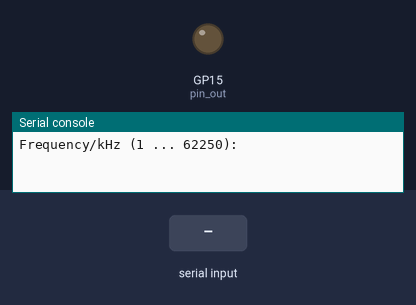
The program below on a simulated Raspberry Pi Pico running MicroPython. On the bench: output pins drawn as LEDs (lit = HIGH), the last lines printed to the serial console. Inputs (shaded band) come from the test bench.

Above: at 1.2 s.
1.3 s: "5" typed at the serial console, then Enter
At 1.7 s:
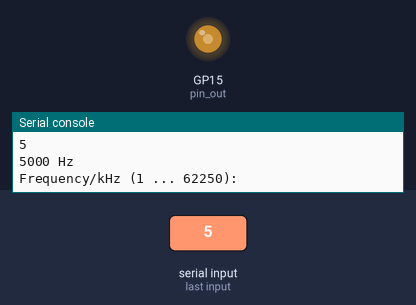
2.8 s: "1" typed at the serial console, then Enter
Timing chart, 0 to 5.8 s (numbered marks = the images above; inputs shaded):
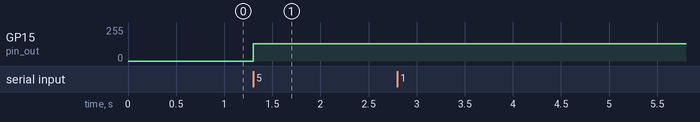

The program:

pio_03_hfrect.py
```python
# pio_03_hfrect.py
from rp2 import PIO, StateMachine, asm_pio
from machine import Pin

pin_out = Pin(15)

@asm_pio(set_init = PIO.OUT_LOW)
def rectgen():
    set(pins, 0)
    set(pins, 1)

while True:
    freq = input("Frequency/kHz (1 ... 62250): ")
    if not freq:
        break

    f = int(float(freq) * 1000)
    print(f, "Hz")

    sm = StateMachine(0, rectgen, freq= 2* f, set_base = pin_out)
    sm.active(1)

sm.active(0)           # Comment this out if sm should continue running
sm = None
```

Measured:
- after the input at 1.3 s, GP15 (pin_out): 0/255 → 128/255 at once
